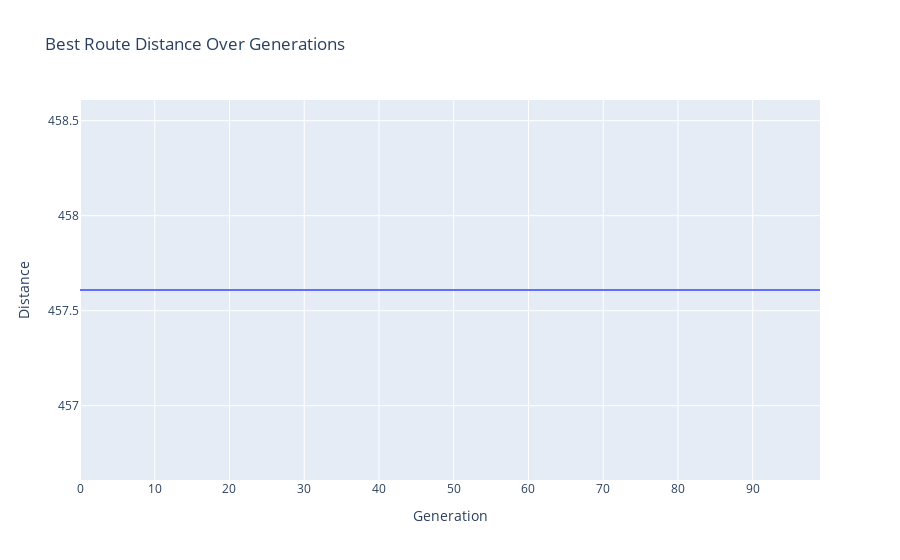

Here is the notebook cell this chart was saved with:
### Markdown cell above
# solution with plot

### Code cell
import plotly.graph_objects as go

generations = 100
best_distances = []

for _ in range(generations):
    population = evolve(population, coords_df)
    fitness_scores = [distance(ind, coords_df) for ind in population]
    best_distances.append(np.min(fitness_scores))

# Plotting the loss curve

fig = go.Figure()
fig.add_trace(go.Scatter(x=list(range(generations)), y=best_distances, mode='lines', name='Best Distance'))

fig.update_layout(title='Best Route Distance Over Generations',
                  xaxis_title='Generation',
                  yaxis_title='Distance')

fig.show()

fitness_scores = [distance(ind, coords_df) for ind in population]
best_route_idx = np.argmin(fitness_scores)
best_route = population[best_route_idx]
print("Best Route: ", best_route)
print("Best Route Distance: ", fitness_scores[best_route_idx])

### Figure 1 — Plotly figure (JSON) as saved in the notebook; plotly's stock layout.template omitted (floating-point values rounded to 4 significant figures)
{"data": [{"mode": "lines", "name": "Best Distance", "type": "scatter", "x": [0, 1, 2, 3, 4, 5, 6, 7, 8, 9, 10, 11, 12, 13, 14, 15, 16, 17, 18, 19, 20, 21, 22, 23, 24, 25, 26, 27, 28, 29, 30, 31, 32, 33, 34, 35, 36, 37, 38, 39, 40, 41, 42, 43, 44, 45, 46, 47, 48, 49, 50, 51, 52, 53, 54, 55, 56, 57, 58, 59, 60, 61, 62, 63, 64, 65, 66, 67, 68, 69, 70, 71, 72, 73, 74, 75, 76, 77, 78, 79, 80, 81, 82, 83, 84, 85, 86, 87, 88, 89, 90, 91, 92, 93, 94, 95, 96, 97, 98, 99], "y": [457.6, 457.6, 457.6, 457.6, 457.6, 457.6, 457.6, 457.6, 457.6, 457.6, 457.6, 457.6, 457.6, 457.6, 457.6, 457.6, 457.6, 457.6, 457.6, 457.6, 457.6, 457.6, 457.6, 457.6, 457.6, 457.6, 457.6, 457.6, 457.6, 457.6, 457.6, 457.6, 457.6, 457.6, 457.6, 457.6, 457.6, 457.6, 457.6, 457.6, 457.6, 457.6, 457.6, 457.6, 457.6, 457.6, 457.6, 457.6, 457.6, 457.6, 457.6, 457.6, 457.6, 457.6, 457.6, 457.6, 457.6, 457.6, 457.6, 457.6, 457.6, 457.6, 457.6, 457.6, 457.6, 457.6, 457.6, 457.6, 457.6, 457.6, 457.6, 457.6, 457.6, 457.6, 457.6, 457.6, 457.6, 457.6, 457.6, 457.6, 457.6, 457.6, 457.6, 457.6, 457.6, 457.6, 457.6, 457.6, 457.6, 457.6, 457.6, 457.6, 457.6, 457.6, 457.6, 457.6, 457.6, 457.6, 457.6, 457.6]}], "layout": {"title": {"text": "Best Route Distance Over Generations"}, "xaxis": {"title": {"text": "Generation"}}, "yaxis": {"title": {"text": "Distance"}}}}
